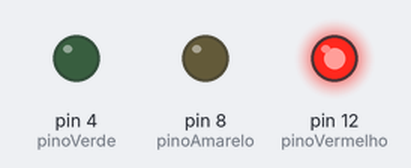
Bench run of a sketch on a simulated Arduino Uno, built with avr-gcc and run on an emulated ATmega328P. Shown: output pins drawn as LEDs (lit = HIGH).

Above: at 1.5 s.
At 4.5 s:
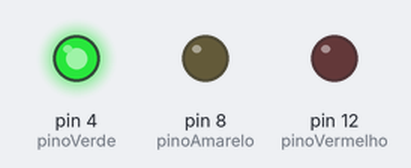
At 6.7 s:
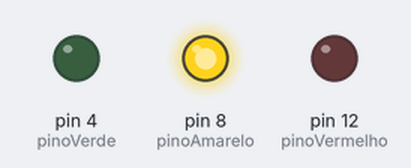
Timing chart, 0 to 9.8 s (numbered marks = the images above):
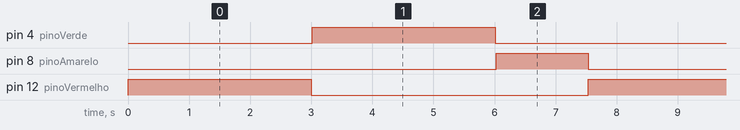

The sketch:

semaforo_variaveis.ino
```cpp
// ============================================================
//  SEMÁFORO COM ARDUINO — Usando Variáveis Inteiras (int)
// ============================================================
//
//  Descrição:
//    Simulação do funcionamento de um semáforo de trânsito
//    utilizando três LEDs (vermelho, amarelo e verde) conectados
//    ao Arduino. O código apresenta o uso de variáveis inteiras
//    (int) para organizar os tempos e os números dos pinos,
//    tornando o programa mais legível e fácil de modificar
//    em sala de aula.
//
//  Conceitos abordados:
//    - Variáveis inteiras (int)
//    - Funções setup() e loop()
//    - Saída digital com pinMode() e digitalWrite()
//    - Controle de tempo com delay()
//
//  Material necessário:
//    - 1x Placa Arduino Uno (ou compatível)
//    - 1x LED vermelho  → pino digital 12
//    - 1x LED amarelo   → pino digital 8
//    - 1x LED verde     → pino digital 4
//    - 3x Resistor 220Ω (um para cada LED)
//    - 1x Protoboard
//    - Jumpers
//
//  Sugestão pedagógica:
//    Peça aos alunos que alterem os valores de
//    tempoAguardoVermVerde e tempoAguardoAmarelo e observem
//    o comportamento do semáforo. Isso demonstra na prática
//    o poder das variáveis: basta mudar um número no topo
//    do código para alterar o comportamento do sistema inteiro.
//
//  Compatibilidade:
//    Arduino Uno, Nano, Mega e simuladores como Tinkercad
//
// ------------------------------------------------------------
//  Autor  : Prof. Dr. Julio Cesar Frantz
//  Canal  : Dr. da Robótica
//  YouTube: https://www.youtube.com/@drdaRobotica
//  Instagram: https://www.instagram.com/DoutordaRobotica
//  LinkedIn : https://www.linkedin.com/in/juliofrantz
//  GitHub   : https://github.com/jcfrantz
//  Versão : 1.0
//  Data   : Junho/2026
//  Licença: MIT — use, adapte e compartilhe à vontade!
// ============================================================


// ------------------------------------------------------------
//  VARIÁVEIS DE CONFIGURAÇÃO DOS PINOS
//  Cada variável guarda o número do pino digital do Arduino
//  onde o LED correspondente está conectado.
//  Se você mudou a montagem física, basta alterar o número
//  aqui — não precisa mexer em nenhuma outra linha do código.
// ------------------------------------------------------------

int pinoVermelho = 12;  // pino do LED vermelho
int pinoVerde    = 4;   // pino do LED verde
int pinoAmarelo  = 8;   // pino do LED amarelo


// ------------------------------------------------------------
//  VARIÁVEIS DE TEMPO (em milissegundos)
//  1000 ms = 1 segundo
//
//  tempoAguardoVermVerde → duração do sinal vermelho E verde
//  tempoAguardoAmarelo   → duração do sinal amarelo (atenção)
//
//  Dica para o professor: proponha ao aluno que troque
//  tempoAguardoVermVerde para 5000 e observe a diferença.
//  Isso reforça o conceito de variável de forma visual!
// ------------------------------------------------------------

int tempoAguardoVermVerde = 3000;  // 3 segundos para vermelho e verde
int tempoAguardoAmarelo   = 1500;  // 1,5 segundo para amarelo
int pausaEntreSinais      = 15;    // pausa mínima entre trocas de sinal (ms)


// ------------------------------------------------------------
//  SETUP — executa UMA vez quando o Arduino é ligado ou
//  resetado. Usamos para configurar os pinos como SAÍDA,
//  pois vamos enviar sinal para acender os LEDs.
// ------------------------------------------------------------

void setup()
{
  pinMode(pinoVermelho, OUTPUT);  // configura o pino do LED vermelho como saída
  pinMode(pinoVerde,    OUTPUT);  // configura o pino do LED verde como saída
  pinMode(pinoAmarelo,  OUTPUT);  // configura o pino do LED amarelo como saída
}


// ------------------------------------------------------------
//  LOOP — executa REPETIDAMENTE enquanto o Arduino estiver
//  ligado. Aqui está a sequência do semáforo:
//
//  1. Vermelho acende → aguarda → apaga
//  2. Verde acende    → aguarda → apaga
//  3. Amarelo acende  → aguarda → apaga
//  ...e recomeça do passo 1 automaticamente.
// ------------------------------------------------------------

void loop()
{
  // --- FASE VERMELHA ---
  digitalWrite(pinoVermelho, HIGH);      // acende o LED vermelho
  delay(tempoAguardoVermVerde);          // aguarda o tempo configurado
  digitalWrite(pinoVermelho, LOW);       // apaga o LED vermelho
  delay(pausaEntreSinais);               // pequena pausa antes do próximo sinal

  // --- FASE VERDE ---
  digitalWrite(pinoVerde, HIGH);         // acende o LED verde
  delay(tempoAguardoVermVerde);          // aguarda o mesmo tempo do vermelho
  digitalWrite(pinoVerde, LOW);          // apaga o LED verde
  delay(pausaEntreSinais);               // pequena pausa antes do próximo sinal

  // --- FASE AMARELA ---
  digitalWrite(pinoAmarelo, HIGH);       // acende o LED amarelo (atenção!)
  delay(tempoAguardoAmarelo);            // aguarda tempo menor — sinal de atenção
  digitalWrite(pinoAmarelo, LOW);        // apaga o LED amarelo
  // o loop() reinicia automaticamente → volta para a fase vermelha
}
```

Measured:
- by itself, pin 4 (pinoVerde), pin 12 (pinoVermelho): alternates HIGH for 3.0 s and LOW for 4.5 s
- by itself, pin 8 (pinoAmarelo): alternates HIGH for 1.5 s and LOW for 6.0 s
- by itself, everything shown: repeats every 7.5 s, in 6 steps
